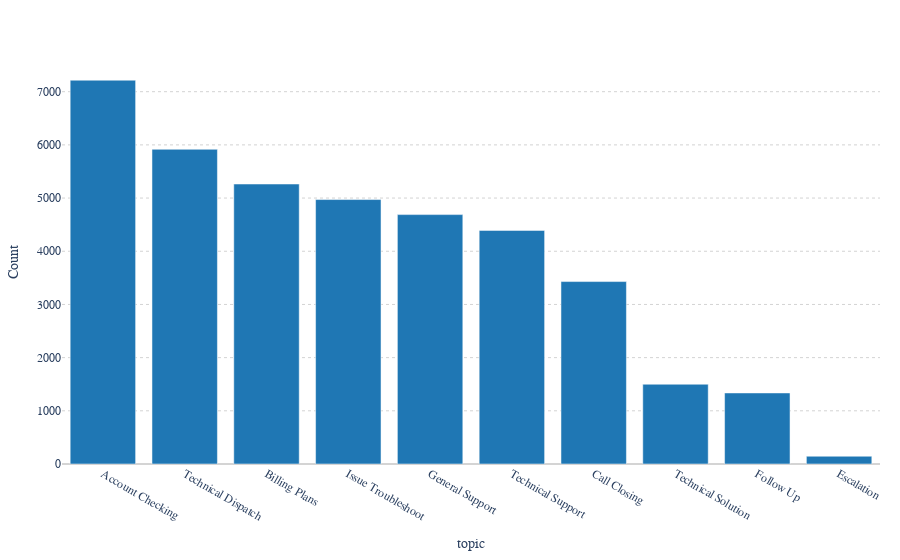

The notebook cell saved with this chart:
### Markdown cell above
# 4. Bring some Insights

### Code cell
bar( df_final.groupBy("topic").count().filter(F.col('topic')!='').sort("count", ascending=False), 'count', 'topic')

### Figure 1 — Plotly figure (JSON) as saved in the notebook; plotly's stock layout.template omitted (floating-point values rounded to 4 significant figures)
{"data": [{"marker": {"color": "#1f77b4"}, "name": "count", "type": "bar", "x": ["Account Checking", "Technical Dispatch", "Billing Plans", "Issue Troubleshoot", "General Support", "Technical Support", "Call Closing", "Technical Solution", "Follow Up", "Escalation"], "y": [7216, 5917, 5264, 4972, 4689, 4392, 3430, 1500, 1336, 146]}], "layout": {"barmode": "group", "legend": {"title": {"text": "Columns"}}, "margin": {"b": 20, "l": 20, "r": 20, "t": 60}, "xaxis": {"title": {"text": "topic"}}, "yaxis": {"title": {"text": "Count"}}}}
